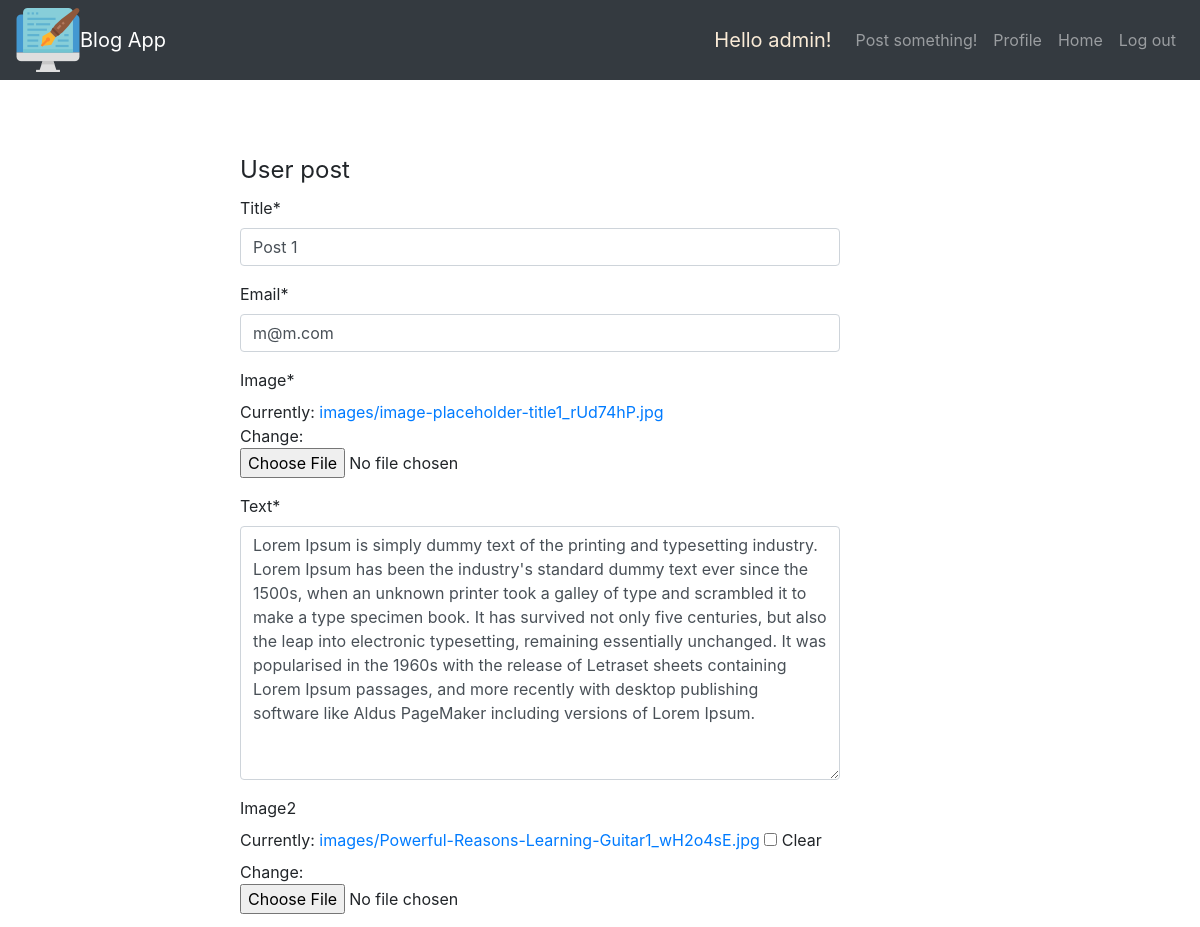
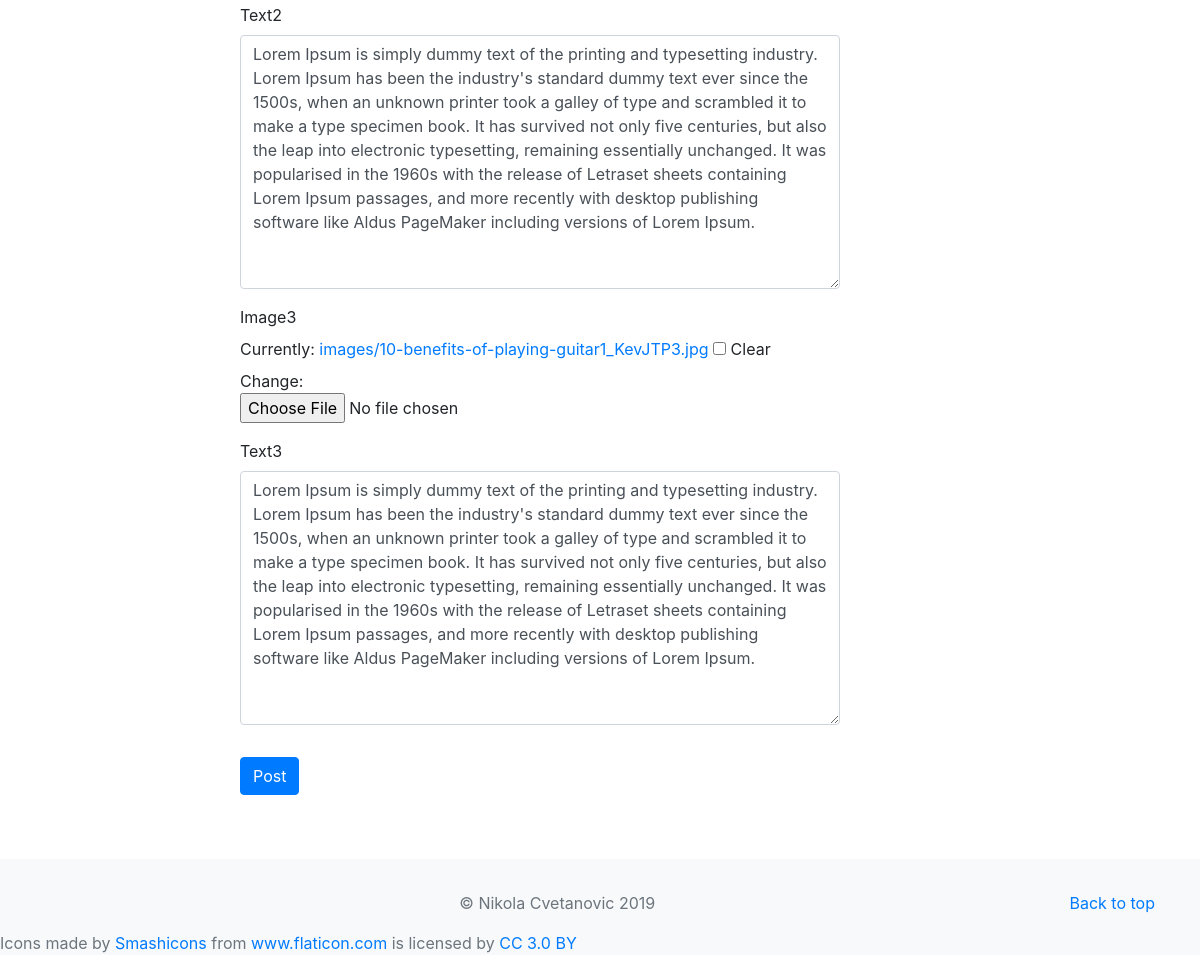
Screenshot of /post/2/update (signed in) with the database file from the repository (2 pictures, top to bottom).
### post/models.py (models this page shows, shortened)
class Post(models.Model):
    user = models.ForeignKey(
        User, on_delete=models.CASCADE)
    image = models.ImageField(
        upload_to="images/")
    image2 = models.ImageField(upload_to="images/", blank=True)
    image3 = models.ImageField(upload_to="images/", blank=True)
    text = models.TextField()
    text2 = models.TextField(blank=True)
    text3 = models.TextField(blank=True)
    date = models.DateTimeField(null=True, auto_now_add=True)
    title = models.CharField(max_length=250)
    email = models.EmailField()

### post/views.py (the view, shortened to what this page needs)
# urls.py: path("<int:pk>/update", UpdatePost.as_view(), name="update_post"),
class UpdatePost(LoginRequiredMixin, UpdateView, UserPassesTestMixin):
    model = Post
    readonly_fields = ("date")
    fields = [
        "title",  "email", "image", "text", "image2", "text2", "image3", "text3"
    ]

### post/templates/post/post_form.html (shortened to what this page needs)
{% extends "base.html" %}
{% load crispy_forms_tags %}
{% block content %}
<br>
<br>
<br>
<div id="div">
    <form method="POST" enctype="multipart/form-data">
        <fieldset class="form-group">
            <legend class="border-bottom-mb-4">User post</legend>
            {{ form|crispy }}
        </fieldset>
        <div class="form-group">
            <button class="btn btn-primary" type="submit">Post</button>
        </div>
    </form>
</div>
<br>
<br>
<br>
<br>
<br>
<br>
{% endblock content %}

### accounts/templates/base.html (shortened to what this page needs)
<!doctype html>
<html lang="en">
<head>
    {% load staticfiles %}
    <link rel="stylesheet" href="{% static 'bootstrap/css/bootstrap.min.css' %}"
 />
</head>
<body>
    <header>
        <nav class="navbar navbar-expand-lg navbar-dark bg-dark">
            <img src="/media/images/writer.png" alt="EduShare App logo">
            <a class="navbar-brand" href="{% url 'home' %}">Blog App</a>
            <div class="collapse navbar-collapse" id="navbarNavAltMarkup">
                <div class="navbar-nav ml-auto">
                    {% if user.is_authenticated %}
                    <a id="hello" class="navbar-brand">Hello {{ user.username }}! </a>
                    <a class="nav-item nav-link" href="{% url 'create_post' %}">Post something! </a>
                    <a class="nav-item nav-link" href="{% url 'profile' %}">Profile </a>
                    <a class="nav-item nav-link" href="{% url 'home' %}">Home </a>
                    <a class="nav-item nav-link" href="javascript:{document.getElementById('logout').submit()}"
                        onclick="">Log out
                    </a>
                    {% else %}
                    <a class="nav-item nav-link" href="{% url 'home' %}">Home </a>
                    <a class="nav-item nav-link" href="{% url 'signin' %}">Create account</a>
                    <a class="nav-item nav-link" href="{% url 'login' %}">Log in</a>
                    {% endif %}
                </div>
            </div>
        </nav>
    </header>
    <main id="main" role="main">
        {% block content %}
        {% endblock content %}
        <div class="album py-5 bg-light" id="container">
        </div>
    </main>
    <footer class="text-muted" id="bottom">
        <div class="container text-center">
            <p class="float-right">
                <a href="#">Back to top</a>
            </p>
            <p> &copy; Nikola Cvetanovic {% now "Y" %}</p>
        </div>
        <div>Icons made by <a href="https://www.flaticon.com/authors/smashicons" title="Smashicons">Smashicons</a> from
            <a href="https://www.flaticon.com/" title="Flaticon">www.flaticon.com</a> is licensed by <a
                href="http://creativecommons.org/licenses/by/3.0/" title="Creative Commons BY 3.0" target="_blank">CC
                3.0 BY</a></div>
    </footer>
</body>
</html>

### accounts/templates/base.html (style rules this page uses)
#bottom, #container { position: fixed; left: 0; bottom: 0; width: 100%; }
#hello { color: antiquewhite; }
html, body { max-width: 100%; overflow-x: hidden; }

### post/templates/post/post_form.html (style rules this page uses)
#div { position: relative; top: 10%; left: 20%; width: 50%; }

### rows the page displays
Post: title "Post 1", email "m@m.com", text "Lorem Ipsum is simply dummy text of the printing and typesetting industry. Lorem Ipsum has been the industry's standard dummy text ever since the 1500s, when an unknown printer took a galley of type and scrambled it to make a type specimen book. It has survived not only five centuries, but also the leap into electronic typesetting, remaining essentially unchanged. It was popularised in the 1960s with the release of Letraset sheets containing Lorem Ipsum passages, and more recently with desktop publishing software like Aldus PageMaker including versions of Lorem Ipsum.", text2 "Lorem Ipsum is simply dummy text of the printing and typesetting industry. Lorem Ipsum has been the industry's standard dummy text ever since the 1500s, when an unknown printer took a galley of type and scrambled it to make a type specimen book. It has survived not only five centuries, but also the leap into electronic typesetting, remaining essentially unchanged. It was popularised in the 1960s with the release of Letraset sheets containing Lorem Ipsum passages, and more recently with desktop publishing software like Aldus PageMaker including versions of Lorem Ipsum.", text3 "Lorem Ipsum is simply dummy text of the printing and typesetting industry. Lorem Ipsum has been the industry's standard dummy text ever since the 1500s, when an unknown printer took a galley of type and scrambled it to make a type specimen book. It has survived not only five centuries, but also the leap into electronic typesetting, remaining essentially unchanged. It was popularised in the 1960s with the release of Letraset sheets containing Lorem Ipsum passages, and more recently with desktop publishing software like Aldus PageMaker including versions of Lorem Ipsum."

### other values shown
{{ user.username }} "admin"
